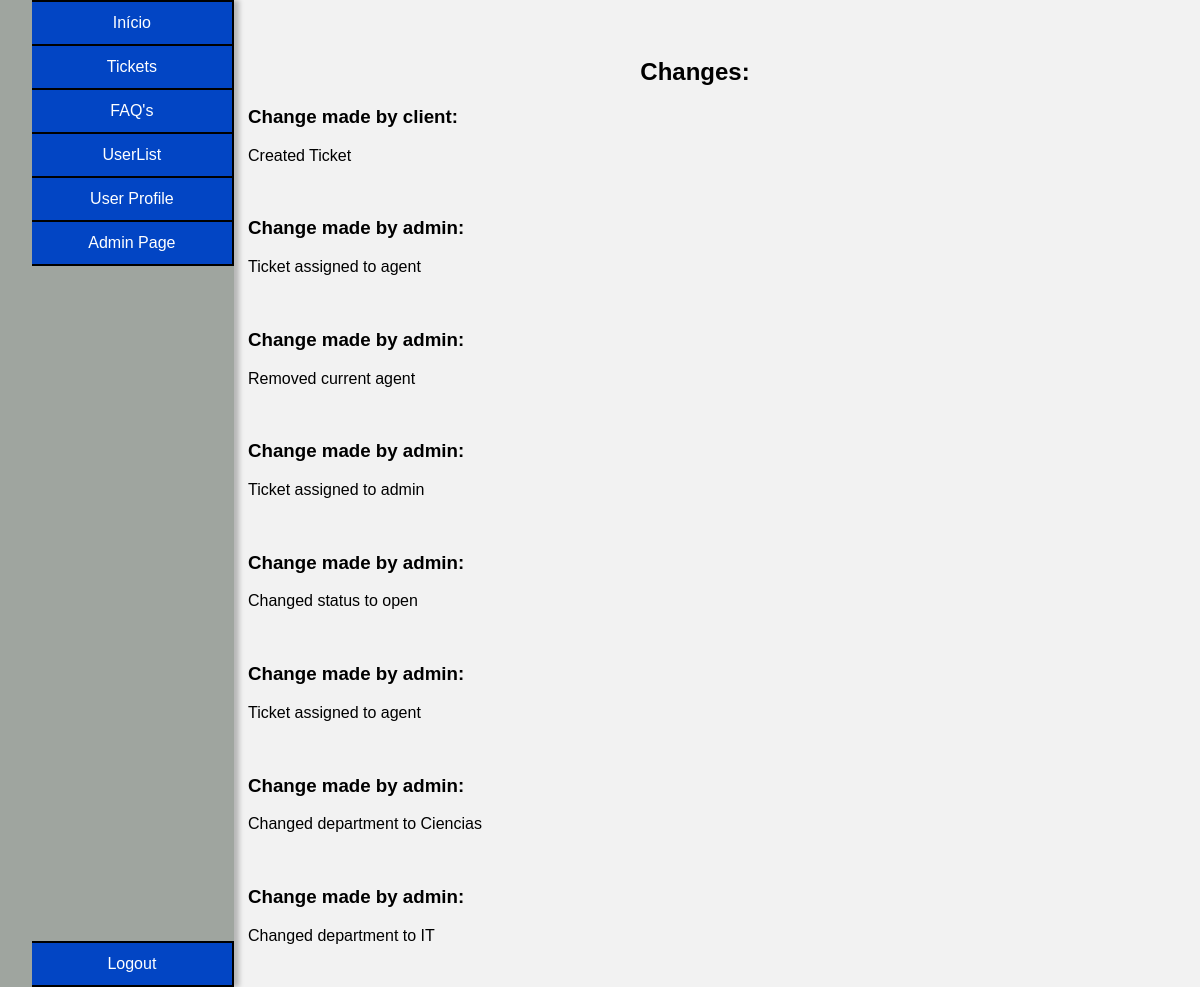
Before: /pages/list_of_changes.php?ticket_id=1 (signed in) with the older database file.
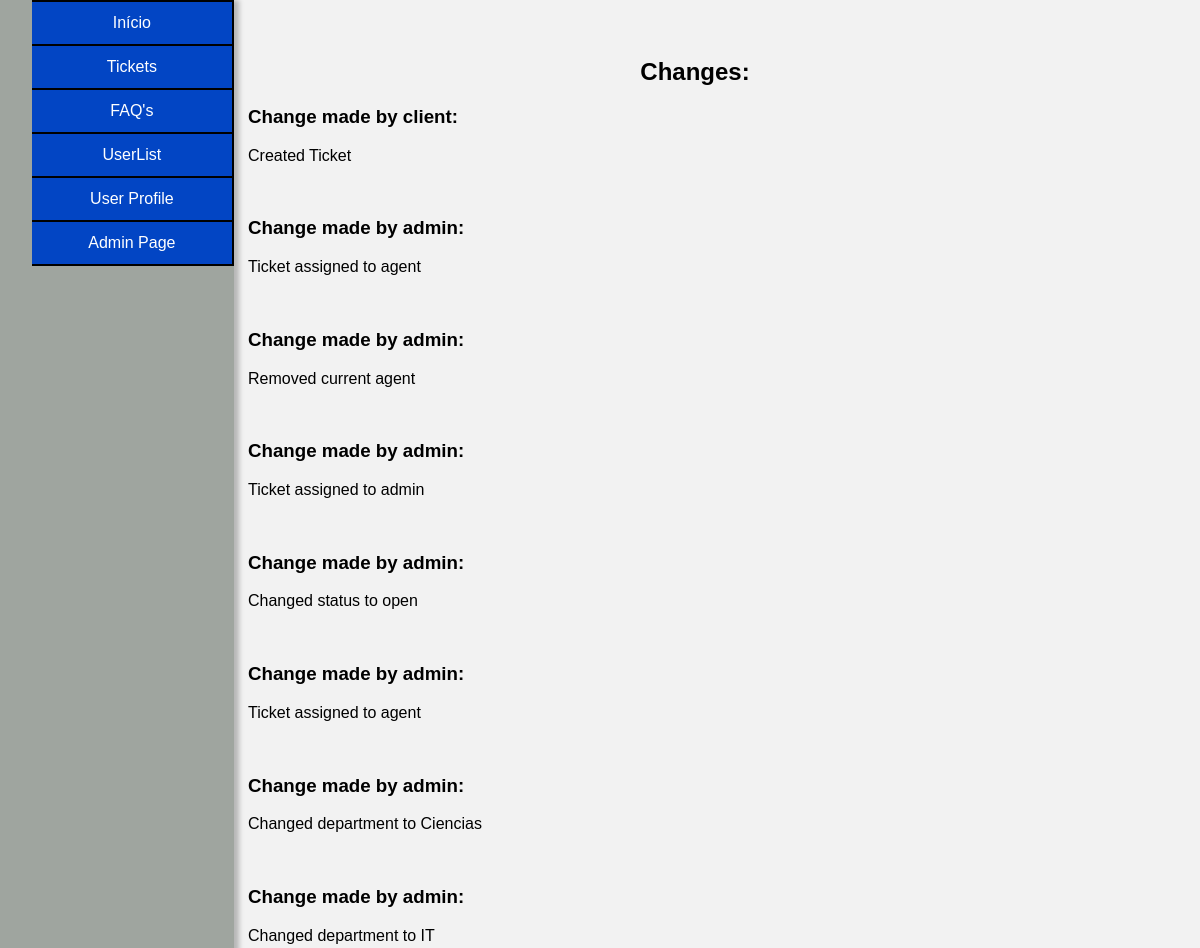
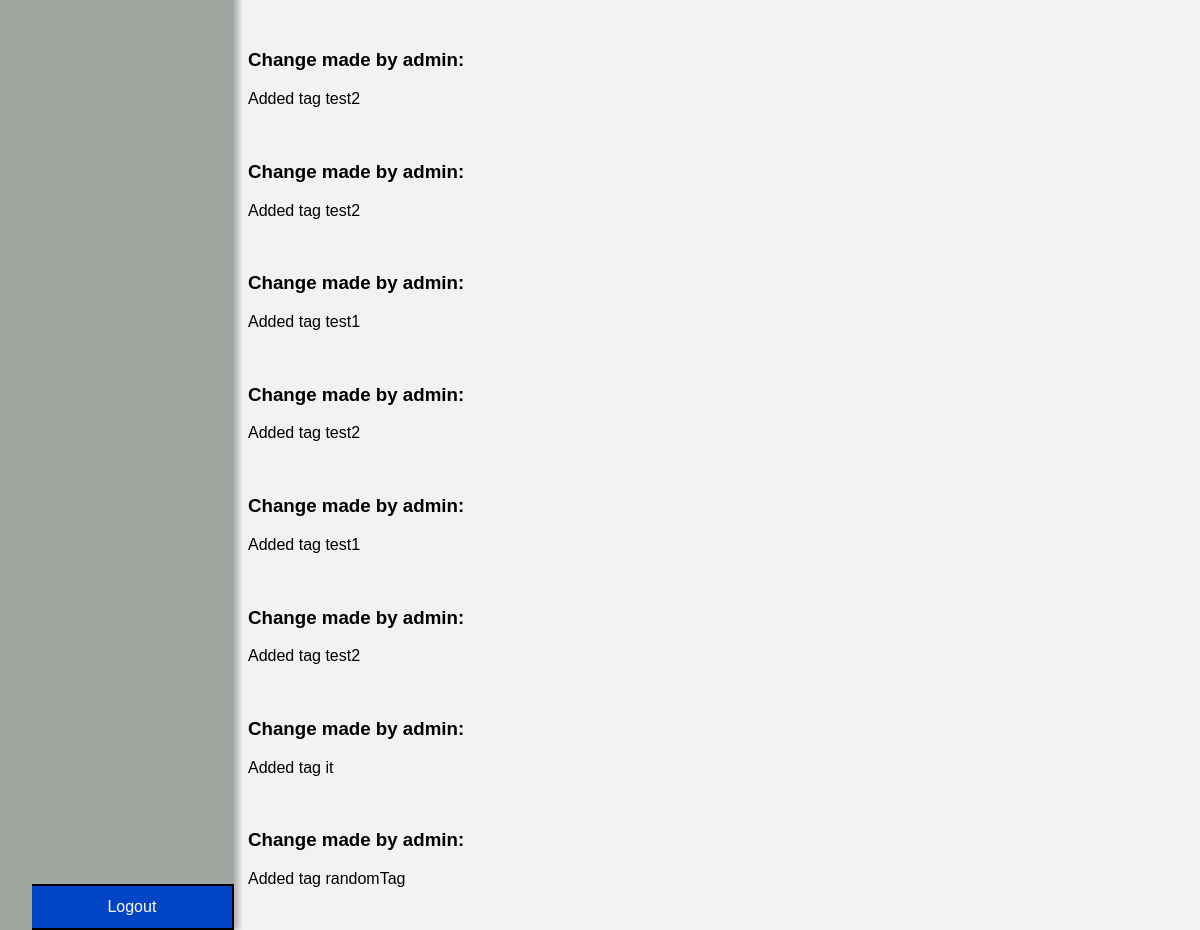
After: the same page with the newer database file (2 pictures, top to bottom).
### tables this page shows
CREATE TABLE changesToTicket (
  id INTEGER PRIMARY KEY,
  user_id INTEGER,
  ticket_id INTEGER,
  change TEXT NOT NULL,
  FOREIGN KEY (user_id) REFERENCES user(id) ON DELETE CASCADE,
  FOREIGN KEY (ticket_id) REFERENCES tickets(id) ON DELETE CASCADE
);

CREATE TABLE user(
    id INTEGER PRIMARY KEY,
    name VARCHAR(50) NOT NULL,
    username VARCHAR(50) UNIQUE NOT NULL,
    email VARCHAR(50) UNIQUE NOT NULL,
    password VARCHAR(255) NOT NULL,
    role VARCHAR(10) CHECK(role = 'client' or role = 'agent' or role = 'admin') NOT NULL,
    department_id INTEGER,
    FOREIGN KEY (department_id) REFERENCES department(id)
);

### utils/functions.php (called while the page is built, shortened)
<?php
function searchUser($id){
    $db = getDatabaseConnection();
    $stmt = $db->prepare('SELECT * FROM user WHERE id = ?');
    $stmt->execute(array($id));
    return $stmt->fetch();
}
?>

### pages/list_of_changes.php (the view, shortened to what this page needs)
<?php
require_once('../utils/functions.php');
$db = getDatabaseConnection();
$user = searchUser($_SESSION["user_id"]);
$stmt = $db->prepare('SELECT * FROM changesToTicket WHERE ticket_id = ?');
$stmt->execute(array($_GET["ticket_id"]));
$changes = $stmt->fetchAll();
?>
<!DOCTYPE html>
<html lang="en-US">
<link rel="stylesheet" href="../css/style_index.css">
<link rel="stylesheet" href="../css/user_profile.css">
   <head>
   </head>
   <body>
    <div class="container_master">
      <div class="container">
        <ul class="buttons">
        <button class="index" onclick="indexPage()">Início</button>
            <button class="tickets" onclick="ticketsPage()">Tickets</button>
            <button class="faqs" onclick="faqsPage()">FAQ's</button>
            <button class="users" onclick="usersPage()">UserList</button>
            <button class="user_profile" onclick="sendDataUser('<?php echo $user['username'] ?>')">User Profile</button>
            <?php if($user["role"] == "admin"): ?>
            <button class="admin_page" onclick="adminPage()">Admin Page</button>
            <?php endif; ?>
            <button class="logout" onclick="logoutPage()">Logout</button>
        </ul>
      </div>
      <div class="content">
        <h2>Changes:</h2>
        <?php
          foreach($changes as $change){
            $change_author = searchUser($change["user_id"]);
            echo "<h3>Change made by " . $change_author["username"] . ":</h3>";
            echo "<p>" . $change["change"] . "</p>";
            echo "<br>";
          }
        ?>
      </div>
    </div>
   </body>
</html>

### css/style_index.css (style rules this page uses)
body { font-family: Arial, sans-serif; background-color: #f2f2f2; }
.buttons .admin_page { border-top: none; border-bottom: solid 2px black; }
.buttons .user_profile { border-bottom: solid 2px black; }
.buttons .logout { border-bottom: solid 2px black; }
.buttons li, .buttons button { background-color: #0245c4; text-decoration: none; color: white; border: none; color: white; padding: 12px 20px; text-align: center; text-decoration: none; display: inline-block; font-size: 16px; cursor: pointer; width: 10em; border-top: solid 2px black; border-right: solid 2px black; }
.buttons { margin-top: 0%; }
.buttons button { width: 12.61em; }
h1, h2 { text-align: center; margin-top: 50px; }
h2 { font-size: 24px; }
.logout { position: fixed; bottom: 0; }
.container_master { display: flex; justify-content: space-between; margin: 0 50px; margin-top: 0; }
.container { display: flex; justify-content: space-between; margin-left: -5.5%; background-color: #9fa59f; height: 100%; position: fixed; bottom: 0; box-shadow: 5px 0 5px rgba(0, 0, 0, 0.25), -5px 0 5px rgba(0, 0, 0, 0.25); }
.buttons { display: flex; flex-direction: column; align-items: flex-start; }
.content { flex: 1; margin-left: 190px; width: 50em; }

Changed rows visible on the page:
added changestoticket: user.username "admin", change "Added tag test2"
added changestoticket: user.username "admin", change "Added tag test2"
added changestoticket: user.username "admin", change "Added tag test1"
added changestoticket: user.username "admin", change "Added tag test2"
added changestoticket: user.username "admin", change "Added tag test1"
added changestoticket: user.username "admin", change "Added tag test2"
added changestoticket: user.username "admin", change "Added tag it"
added changestoticket: user.username "admin", change "Added tag randomTag"
